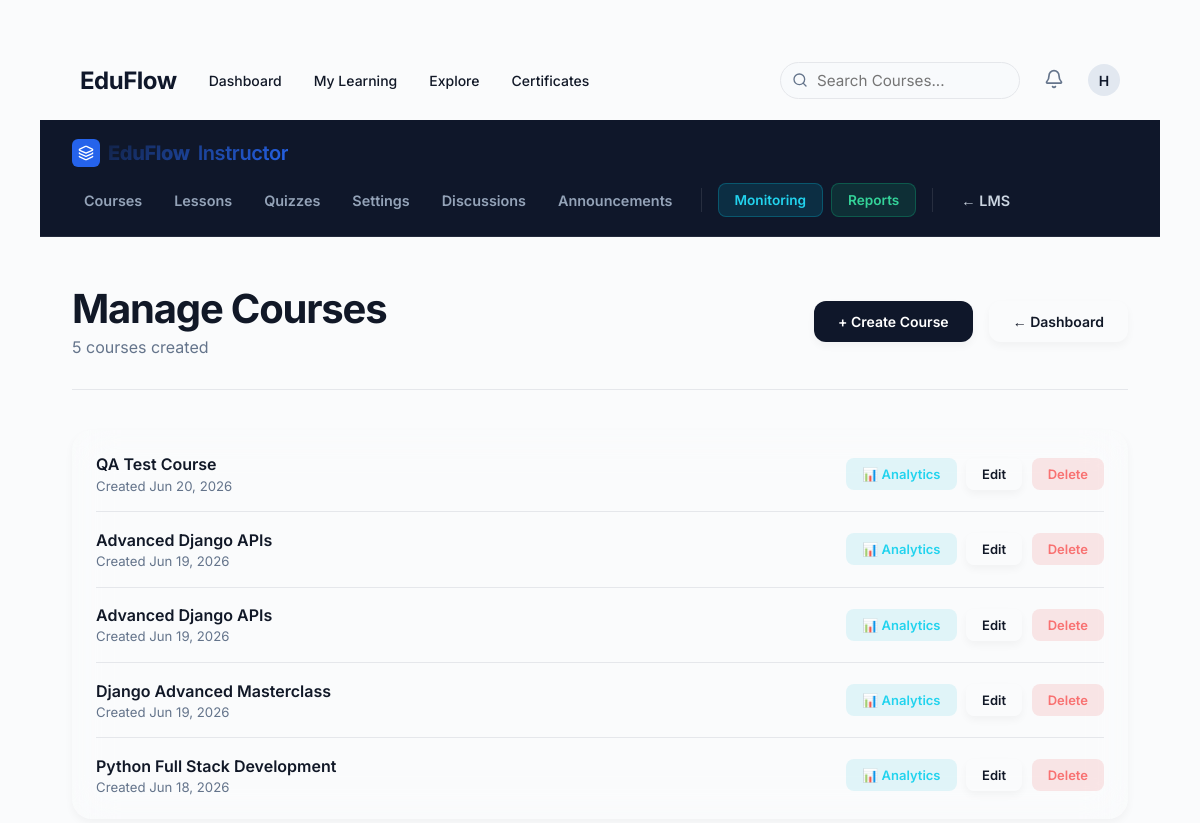
The app's page /instructor/courses/ (signed in) with its own data.
### accounts/models.py (models this page shows, shortened)
class User(AbstractUser):
    email = models.EmailField(unique=True)
    is_student = models.BooleanField(default=True)
    is_instructor = models.BooleanField(default=False)

### courses/models.py (models this page shows, shortened)
class Course(models.Model):
    category = models.ForeignKey(
        Category,
        on_delete=models.SET_NULL,
        null=True,
        blank=True,
        related_name="courses"
    )
    tags = models.ManyToManyField(
        Tag,
        blank=True,
        related_name="courses"
    )
    skills = models.ManyToManyField(
        'paths.Skill',
        blank=True,
        related_name='courses'
    )
    cover_image = models.ImageField(upload_to="course_covers/", null=True, blank=True, validators=[validate_image_upload])
    level = models.CharField(max_length=20, choices=[('BEGINNER', 'Beginner'), ('INTERMEDIATE', 'Intermediate'), ('ADVANCED', 'Advanced')], default="BEGINNER")
    title = models.CharField(max_length=200)
    description = models.TextField()
    thumbnail = models.ImageField(
        upload_to="course_thumbnails/",
        blank=True,
        null=True,
        validators=[
            FileValidator(
                allowed_extensions=['.png', '.jpg', '.jpeg', '.webp'],
                allowed_mimetypes=['image/png', 'image/jpeg', 'image/webp'],
                max_size=2 * 1024 * 1024
            )
        ]
    )
    created_at = models.DateTimeField(
        auto_now_add=True
    )
    updated_at = models.DateTimeField(
        auto_now=True
    )
    is_featured = models.BooleanField(
        default=False
    )

### instructor/views.py (the view)
@staff_member_required
def manage_courses(request):
    courses = Course.objects.select_related("category").order_by("-created_at")
    return render(
        request,
        "instructor/manage_courses.html",
        {
            "courses": courses
        }
    )

### templates/instructor/manage_courses.html (shortened to what this page needs)
{% extends "base.html" %}
{% load static %}
{% block body_class %}page-standard{% endblock %}
{% block content %}
{% include "instructor/_nav.html" %}
<div class="page-wrapper" style="padding: 3rem 2rem;">
    <div class="page-header">
        <div class="page-header__left">
            <h1 class="page-title heading-gradient">Manage Courses</h1>
            <p class="text-muted">{{ courses|length }} course{{ courses|length|pluralize }} created</p>
        </div>
        <div class="page-header__right">
            <a href="{% url 'create_course' %}" class="btn btn-primary" id="btn-create">+ Create Course</a>
            <a href="{% url 'instructor_dashboard' %}" class="btn btn-secondary" id="btn-dashboard">&larr; Dashboard</a>
        </div>
    </div>
    <div class="card">
        {% if courses %}
        <div class="data-list">
            {% for course in courses %}
            <div class="data-row" aria-label="Course: {{ course.title }}">
                <div class="data-row__info">
                    <span class="data-row__title">{{ course.title }}</span>
                    <span class="data-row__sub">Created {{ course.created_at|date:"M d, Y" }}</span>
                </div>
                <div class="data-row__actions">
                    <a href="{% url 'course_analytics' course.pk %}" class="btn btn--sm btn-cyan" id="analytics-{{ course.pk }}">📊 Analytics</a>
                    <a href="{% url 'edit_course' course.pk %}" class="btn btn--sm btn-secondary" id="edit-{{ course.pk }}">Edit</a>
                    <a href="{% url 'delete_course' course.pk %}" class="btn btn--sm btn-danger" id="delete-{{ course.pk }}" aria-label="Delete {{ course.title }}">Delete</a>
                </div>
            </div>
            {% endfor %}
        </div>
        {% endif %}
    </div>
</div>
{% endblock %}

### templates/_navbar.html (shortened to what this page needs)
<nav class="global-nav" aria-label="Main navigation">
    <div class="container">
        <div class="global-nav__left">
            <a href="{% url 'dashboard' %}" class="global-nav__logo">EduFlow</a>
            <div class="global-nav__links">
                {% if request.user.is_authenticated %}
                    {% if is_admin %}
                    <a href="{% url 'instructor_dashboard' %}">Instructor Portal</a>
                    <a href="{% url 'monitoring_dashboard' %}">Monitoring</a>
                    <a href="{% url 'reports_dashboard' %}">Reports</a>
                    {% else %}
                    <a href="{% url 'dashboard' %}">Dashboard</a>
                    <a href="{% url 'my_courses' %}">My Learning</a>
                    <a href="{% url 'course_list' %}">Explore</a>
                    <a href="{% url 'certificate_list' %}">Certificates</a>
                    {% endif %}
                {% else %}
                    <a href="{% url 'course_list' %}">Explore</a>
                {% endif %}
            </div>
        </div>
        <div class="global-nav__right">
            {% if request.user.is_authenticated %}
                <div class="global-nav__links" style="gap: 24px;">
                    <form action="{% url 'search_courses' %}" method="get" style="position: relative; flex: 0 0 240px; max-width: 240px;">
                        <i data-lucide="search" style="position: absolute; left: 12px; top: 50%; transform: translateY(-50%); width: 16px; height: 16px; color: var(--text-muted);"></i>
                        <input type="text" name="q" placeholder="Search Courses..." class="input" style="padding-left: 36px; padding-top: 0.5rem; padding-bottom: 0.5rem; border-radius: var(--radius-full); width: 100%; background: #F8FAFC;">
                    </form>
                    <div class="nav-notifications" style="position: relative; display: flex; align-items: center;">
                        <button id="notificationBell" style="background: none; border: none; cursor: pointer; position: relative; padding: 0;">
                            <i data-lucide="bell" style="width: 20px; color: var(--text-muted);"></i>
                        </button>
                    </div>
                    <a href="{% url 'profile' %}" aria-label="Profile" style="display: flex; align-items: center;">
                        <div class="avatar avatar-sm" aria-hidden="true">{{ request.user.username|make_list|first|upper }}</div>
                    </a>
                </div>
            {% else %}
                <div class="global-nav__links">
                    <a href="{% url 'login' %}" class="btn btn-secondary btn--sm">Log In</a>
                    <a href="{% url 'register' %}" class="btn btn-primary btn--sm">Sign Up</a>
                </div>
            {% endif %}
        </div>
    </div>
</nav>

### static/css/main.css (style rules this page uses)
:root { --bg-gradient: #FAFBFC; --bg-gradient-auth: #FAFBFC; --card-bg: #FFFFFF; --card-bg-auth: #FFFFFF; --card-border: #E5E7EB; --accent-primary: #0F172A; --accent-secondary: #2563EB; --accent-cyan: #06B6D4; --accent-green: #10B981; --accent-red: #EF4444; --accent-amber: #F59E0B; --accent-gold: #D4AF37; --text-primary: #111827; --text-muted: #64748B; --text-subtle: #94A3B8; --input-bg: #FFFFFF; --input-border: #E5E7EB; --input-focus: #2563EB; --success: #10B981; --danger: #EF4444; --warning: #F59E0B; --info: #06B6D4; --shadow-sm: 0 4px 8px rgba(0,0,0,.04); --shadow-md: 0 12px 24px rgba(15,23,42,.08); --shadow-lg: 0 24px 48px rgba(15,23,42,.12); --radius-sm: 8px; --radius-md: 12px; --radius-lg: 20px; --radius-xl: 28px; --radius-full: 9999px; }
*, *::before, *::after { box-sizing: border-box; margin: 0; padding: 0; }
html { scroll-behavior: smooth; }
body { font-family: 'Inter', sans-serif; background: var(--bg-gradient); color: var(--text-primary); min-height: 100vh; position: relative; overflow-x: hidden; }
.page-standard { padding: 2.5rem; }
.container { max-width: 1280px; margin: 0 auto; padding: 0 40px; width: 100%; }
.global-nav { height: 80px; background: var(--surface); border-bottom: 1px solid var(--border); display: flex; align-items: center; position: sticky; top: 0; z-index: 100; }
.global-nav .container { display: flex; justify-content: space-between; align-items: center; }
.global-nav__left, .global-nav__right { display: flex; align-items: center; gap: 32px; }
.global-nav__logo { font-size: 24px; font-weight: 700; color: var(--accent-primary); text-decoration: none; letter-spacing: -0.02em; }
.global-nav__links { display: flex; align-items: center; gap: 32px; white-space: nowrap; }
.global-nav__links a { text-decoration: none; color: var(--text-secondary); font-weight: 500; font-size: 14px; transition: color 200ms ease; }
.page-wrapper { position: relative; z-index: 1; max-width: 1200px; margin: 0 auto; }
h1.page-title { font-size: clamp(1.75rem, 4vw, 2.5rem); font-weight: 700; letter-spacing: -0.03em; line-height: 1.2; }
.text-muted { color: var(--text-muted); }
.btn { display: inline-flex; align-items: center; justify-content: center; gap: 0.4rem; padding: 0.75rem 1.5rem; border-radius: 12px; font-family: inherit; font-size: 0.925rem; font-weight: 600; text-decoration: none; cursor: pointer; border: none; transition: all 0.3s cubic-bezier(0.16, 1, 0.3, 1); white-space: nowrap; }
.btn--sm { padding: 0.5rem 1rem; font-size: 0.825rem; border-radius: 8px; }
.btn-primary { background: var(--accent-primary); color: #FFFFFF !important; box-shadow: var(--shadow-sm); }
.btn-secondary { background: #FFFFFF; border: 1px solid var(--border); color: var(--accent-primary); box-shadow: var(--shadow-sm); }
.btn-danger { background: rgba(239, 68, 68, 0.12); border: 1px solid rgba(239, 68, 68, 0.25); color: #f87171; }
.btn-cyan { background: rgba(6, 182, 212, 0.10); border: 1px solid rgba(6, 182, 212, 0.2); color: #22d3ee; }
.form-input, input[type="text"], input[type="email"], input[type="password"], input[type="number"], input[type="url"], select, textarea { width: 100%; padding: 0.85rem 1.25rem; background: var(--input-bg); border: 1px solid var(--input-border); border-radius: 12px; font-size: 0.95rem; color: var(--text-primary); font-family: inherit; transition: all 0.25s ease; }
.page-header { display: flex; justify-content: space-between; align-items: center; padding-bottom: 2rem; border-bottom: 1px solid var(--input-border); margin-bottom: 2.5rem; flex-wrap: wrap; gap: 1.25rem; }
.page-header__left { display: flex; flex-direction: column; gap: 0.25rem; }
.page-header__right { display: flex; gap: 1rem; align-items: center; flex-wrap: wrap; }
.data-list { display: flex; flex-direction: column; gap: 0; }
.data-row { display: flex; justify-content: space-between; align-items: center; padding: 1.1rem 0; border-bottom: 1px solid var(--input-border); gap: 1rem; flex-wrap: wrap; }
.data-row:last-child { border-bottom: none; padding-bottom: 0; }
.data-row:first-child { padding-top: 0; }
.data-row__info { display: flex; flex-direction: column; gap: 0.2rem; }
.data-row__title { font-size: 1rem; font-weight: 600; color: var(--text-primary); }
.data-row__sub { font-size: 0.825rem; color: var(--text-muted); }
.data-row__actions { display: flex; gap: 0.6rem; align-items: center; flex-wrap: wrap; }

### records on screen
User: user.username|make_list "H"
Course: title "QA Test Course", created_at "Jun 20, 2026"
Course: title "Advanced Django APIs", created_at "Jun 19, 2026"
Course: title "Advanced Django APIs", created_at "Jun 19, 2026"
Course: title "Django Advanced Masterclass", created_at "Jun 19, 2026"
Course: title "Python Full Stack Development", created_at "Jun 18, 2026"

### other values on screen
{{ courses|length }} "5"
